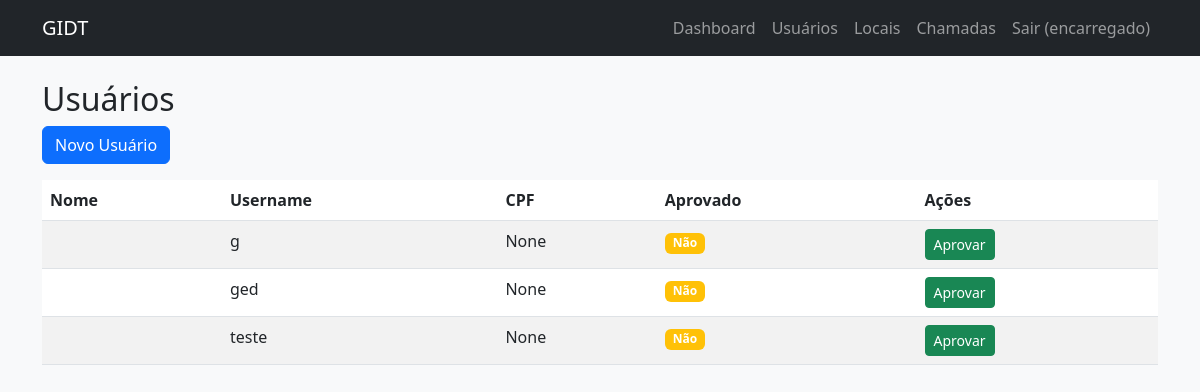
Before: /encarregado/usuarios/ (signed in) with the older database file.
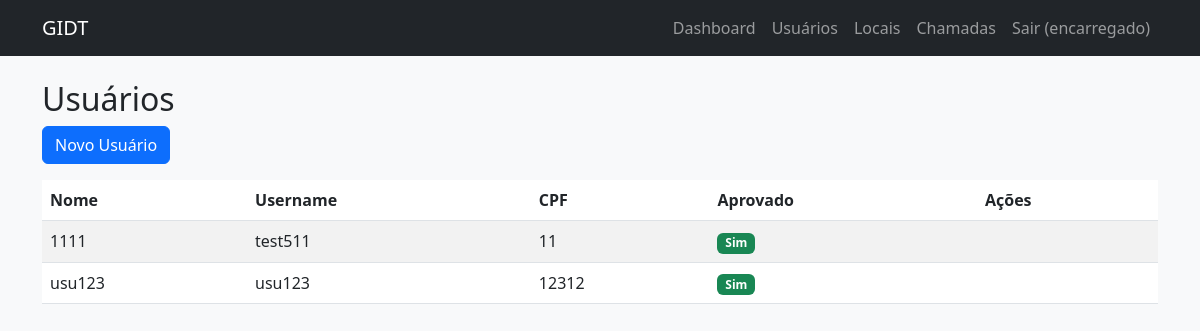
After: the same page with the newer database file.
### gestao/models.py (models this page shows, shortened)
class User(AbstractUser):
    ROLE_CHOICES = (
        ('gestor', 'Gestor'),
        ('gerente', 'Gerente'),
        ('encarregado', 'Encarregado'),
        ('usuario', 'Usuário'),
        ('administrador', 'Administrador'),
    )
    role = models.CharField(max_length=20, choices=ROLE_CHOICES, default='usuario')
    cpf = models.CharField(max_length=14, unique=True, null=True, blank=True)
    telefone = models.CharField(max_length=20, blank=True)
    endereco = models.TextField(blank=True)
    aprovado = models.BooleanField(default=False)
    aprovado_por = models.ForeignKey('self', on_delete=models.SET_NULL, null=True, blank=True, related_name='aprovados')
    aprovado_em = models.DateTimeField(null=True, blank=True)
    pix = models.CharField(max_length=50, blank=True)
    setor = models.CharField(max_length=100, blank=True, null=True, help_text="Nome ou código do setor")
    filial = models.CharField(max_length=100, blank=True, null=True, help_text="Nome ou código da filial")

### gestao/views/Vencarregado.py (the view)
# urls.py: path('encarregado/usuarios/', usuario_list, name='usuario_list'),
@login_required
@role_required('encarregado', 'gestor')
def usuario_list(request):
    usuarios = User.objects.filter(role='usuario',
                                   setor=request.user.setor,
                                   filial=request.user.filial)
    return render(request, 'encarregado/usuario_list.html', {'usuarios': usuarios})

### templates/encarregado/usuario_list.html
{% extends "base.html" %}
{% block content %}
<h2>Usuários</h2>
<a href="{% url 'usuario_create' %}" class="btn btn-primary mb-3">Novo Usuário</a>
<table class="table table-striped">
    <thead>
        <tr>
            <th>Nome</th>
            <th>Username</th>
            <th>CPF</th>
            <th>Aprovado</th>
            <th>Ações</th>
        </tr>
    </thead>
    <tbody>
        {% for usuario in usuarios %}
        <tr>
            <td>{{ usuario.first_name }}</td>
            <td>{{ usuario.username }}</td>
            <td>{{ usuario.cpf }}</td>
            <td>
                {% if usuario.aprovado %}
                    <span class="badge bg-success">Sim</span>
                {% else %}
                    <span class="badge bg-warning">Não</span>
                {% endif %}
            </td>
            <td>
                {% if not usuario.aprovado %}
                    <a href="{% url 'usuario_aprovar' usuario.id %}" class="btn btn-sm btn-success">Aprovar</a>
                {% endif %}
            </td>
        </tr>
        {% endfor %}
    </tbody>
</table>
{% endblock %}

Changed rows visible on the page:
no longer on this page (row unchanged): User: username "g", cpf "None", aprovado "Não"
no longer on this page (row edited): User: username "ged", cpf "None", aprovado "Não"
no longer on this page (row unchanged): User: username "teste", cpf "None", aprovado "Não"
added User: first_name "1111", username "test511", cpf "11", aprovado "Sim"
added User: first_name "usu123", username "usu123", cpf "12312", aprovado "Sim"
